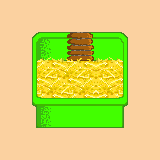

This game map was drawn from its Tiled (.tmx) file and the tilesets committed beside it. A one-line description and the trimmed map source follow:
An orthogonal 5x5 tile map with 32x32 px tiles, 3 tile layers (Ground, Transparent, Foreground), 1 hidden layer not drawn, 2 tilesets.

<map version="1.0" orientation="orthogonal" width="5" height="5" tilewidth="32" tileheight="32">
 <tileset firstgid="1" name="Testtiles" tilewidth="32" tileheight="32">
  <image source="../Testtileset/Testtiles.png" width="192" height="192" />
 </tileset>
 <tileset firstgid="37" name="Meta" tilewidth="32" tileheight="32">
  <image source="../Testtileset/meta.png" width="128" height="128" />
  <tile id="0">
   <properties>
    <property name="down" value="true" />
    <property name="obstacle" value="true" />
    <property name="up" value="true" />
   </properties>
  </tile>
  <tile id="1">
   <properties>
    <property name="obstacle" value="true" />
    <property name="up" value="true" />
   </properties>
  </tile>
  <tile id="2">
   <properties>
    <property name="down" value="true" />
    <property name="obstacle" value="true" />
    <property name="right" value="true" />
   </properties>
  </tile>
  <tile id="3">
   <properties>
    <property name="down" value="true" />
    <property name="left" value="true" />
    <property name="obstacle" value="true" />
    <property name="right" value="true" />
   </properties>
  </tile>
  <tile id="4">
   <properties>
    <property name="down" value="true" />
    <property name="obstacle" value="true" />
    <property name="right" value="true" />
    <property name="up" value="true" />
   </properties>
  </tile>
  <tile id="5">
   <properties>
    <property name="obstacle" value="true" />
    <property name="right" value="true" />
    <property name="up" value="true" />
   </properties>
  </tile>
  <tile id="6">
   <properties>
    <property name="obstacle" value="true" />
    <property name="right" value="true" />
   </properties>
  </tile>
  <tile id="7">
   <properties>
    <property name="left" value="true" />
    <property name="obstacle" value="true" />
    <property name="right" value="true" />
   </properties>
  </tile>
  <tile id="8">
   <properties>
    <property name="down" value="true" />
    <property name="left" value="true" />
    <property name="obstacle" value="true" />
    <property name="up" value="true" />
   </properties>
  </tile>
  <tile id="9">
   <properties>
    <property name="left" value="true" />
    <property name="obstacle" value="true" />
    <property name="up" value="true" />
   </properties>
  </tile>
  <tile id="10">
   <properties>
    <property name="left" value="true" />
    <property name="obstacle" value="true" />
    <property name="right" value="true" />
    <property name="up" value="true" />
   </properties>
  </tile>
  <tile id="11">
   <properties>
    <property name="down" value="true" />
    <property name="left" value="true" />
    <property name="obstacle" value="true" />
   </properties>
  </tile>
  <tile id="12">
   <properties>
    <property name="left" value="true" />
    <property name="obstacle" value="true" />
   </properties>
  </tile>
  <tile id="13">
   <properties>
    <property name="down" value="true" />
    <property name="obstacle" value="true" />
   </properties>
  </tile>
  <tile id="14">
   <properties>
    <property name="down" value="true" />
    <property name="left" value="true" />
    <property name="obstacle" value="true" />
    <property name="right" value="true" />
    <property name="up" value="true" />
   </properties>
  </tile>
 </tileset>
 <layer name="Ground" width="5" height="5">
  <data>[25 cells, 25 non-empty, 1 distinct tile ids]</data>
 </layer>
 <layer name="Transparent" width="5" height="5">
  <data>[25 cells, 9 non-empty, 9 distinct tile ids]</data>
 </layer>
 <layer name="Foreground" width="5" height="5">
  <data>[25 cells, 0 non-empty, 0 distinct tile ids]</data>
 </layer>
 <layer name="Meta" width="5" height="5" visible="0">
  <data>[25 cells, 14 non-empty, 8 distinct tile ids]</data>
 </layer>
 <objectgroup name="Objects" width="5" height="5" />
</map>